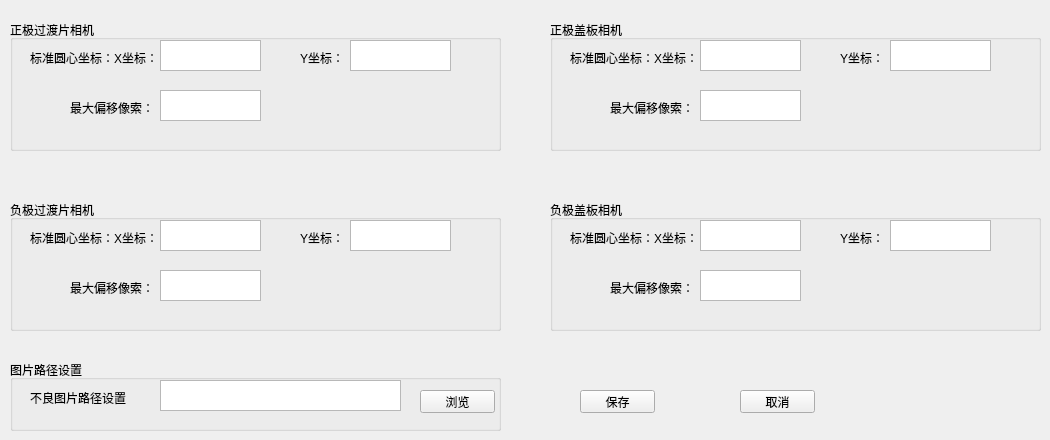
    <widget class="QWidget" name="tVisonPara">
     <attribute name="title">
      <string>检测设定</string>
     </attribute>
     <widget class="QGroupBox" name="groupBox_3">
      <property name="geometry">
       <rect>
        <x>10</x>
        <y>20</y>
        <width>491</width>
        <height>131</height>
       </rect>
      </property>
      <property name="title">
       <string>正极过渡片相机</string>
      </property>
      <widget class="QLabel" name="label_4">
       <property name="geometry">
        <rect>
         <x>20</x>
         <y>30</y>
         <width>131</width>
         <height>16</height>
        </rect>
       </property>
       <property name="text">
        <string>标准圆心坐标：X坐标：</string>
       </property>
      </widget>
      <widget class="QTextEdit" name="textEdit">
       <property name="geometry">
        <rect>
         <x>150</x>
         <y>20</y>
         <width>101</width>
         <height>31</height>
        </rect>
       </property>
      </widget>
      <widget class="QLabel" name="label_5">
       <property name="geometry">
        <rect>
         <x>290</x>
         <y>30</y>
         <width>51</width>
         <height>16</height>
        </rect>
       </property>
       <property name="text">
        <string>Y坐标：</string>
       </property>
      </widget>
      <widget class="QTextEdit" name="textEdit_2">
       <property name="geometry">
        <rect>
         <x>340</x>
         <y>20</y>
         <width>101</width>
         <height>31</height>
        </rect>
       </property>
      </widget>
      <widget class="QLabel" name="label_6">
       <property name="geometry">
        <rect>
         <x>60</x>
         <y>80</y>
         <width>91</width>
         <height>16</height>
        </rect>
       </property>
       <property name="text">
        <string>最大偏移像索：</string>
       </property>
      </widget>
      <widget class="QTextEdit" name="textEdit_3">
       <property name="geometry">
        <rect>
         <x>150</x>
         <y>70</y>
         <width>101</width>
         <height>31</height>
        </rect>
       </property>
      </widget>
     </widget>
     <widget class="QGroupBox" name="groupBox_4">
      <property name="geometry">
       <rect>
        <x>550</x>
        <y>20</y>
        <width>491</width>
        <height>131</height>
       </rect>
      </property>
      <property name="title">
       <string>正极盖板相机</string>
      </property>
      <widget class="QLabel" name="label_13">
       <property name="geometry">
        <rect>
         <x>20</x>
         <y>30</y>
         <width>131</width>
         <height>16</height>
        </rect>
       </property>
       <property name="text">
        <string>标准圆心坐标：X坐标：</string>
       </property>
      </widget>
      <widget class="QTextEdit" name="textEdit_4">
       <property name="geometry">
        <rect>
         <x>150</x>
         <y>20</y>
         <width>101</width>
         <height>31</height>
        </rect>
       </property>
      </widget>
      <widget class="QLabel" name="label_14">
       <property name="geometry">
        <rect>
         <x>290</x>
         <y>30</y>
         <width>51</width>
         <height>16</height>
        </rect>
       </property>
       <property name="text">
        <string>Y坐标：</string>
       </property>
      </widget>
      <widget class="QTextEdit" name="textEdit_5">
       <property name="geometry">
        <rect>
         <x>340</x>
         <y>20</y>
         <width>101</width>
         <height>31</height>
        </rect>
       </property>
      </widget>
      <widget class="QLabel" name="label_15">
       <property name="geometry">
        <rect>
         <x>60</x>
         <y>80</y>
         <width>91</width>
         <height>16</height>
        </rect>
       </property>
       <property name="text">
        <string>最大偏移像索：</string>
       </property>
      </widget>
      <widget class="QTextEdit" name="textEdit_6">
       <property name="geometry">
        <rect>
         <x>150</x>
         <y>70</y>
         <width>101</width>
         <height>31</height>
        </rect>
       </property>
      </widget>
     </widget>
     <widget class="QGroupBox" name="groupBox_5">
      <property name="geometry">
       <rect>
        <x>10</x>
        <y>200</y>
        <width>491</width>
        <height>131</height>
       </rect>
      </property>
      <property name="title">
       <string>负极过渡片相机</string>
      </property>
      <widget class="QLabel" name="label_16">
       <property name="geometry">
        <rect>
         <x>20</x>
         <y>30</y>
         <width>131</width>
         <height>16</height>
        </rect>
       </property>
       <property name="text">
        <string>标准圆心坐标：X坐标：</string>
       </property>
      </widget>
      <widget class="QTextEdit" name="textEdit_7">
       <property name="geometry">
        <rect>
         <x>150</x>
         <y>20</y>
         <width>101</width>
         <height>31</height>
        </rect>
       </property>
      </widget>
      <widget class="QLabel" name="label_17">
       <property name="geometry">
        <rect>
         <x>290</x>
         <y>30</y>
         <width>51</width>
         <height>16</height>
        </rect>
       </property>
       <property name="text">
        <string>Y坐标：</string>
       </property>
      </widget>
      <widget class="QTextEdit" name="textEdit_8">
       <property name="geometry">
        <rect>
         <x>340</x>
         <y>20</y>
         <width>101</width>
         <height>31</height>
        </rect>
       </property>
      </widget>
      <widget class="QLabel" name="label_18">
       <property name="geometry">
        <rect>
         <x>60</x>
         <y>80</y>
         <width>91</width>
         <height>16</height>
        </rect>
       </property>
       <property name="text">
        <string>最大偏移像索：</string>
       </property>
      </widget>
      <widget class="QTextEdit" name="textEdit_9">
       <property name="geometry">
        <rect>
         <x>150</x>
         <y>70</y>
         <width>101</width>
         <height>31</height>
        </rect>
       </property>
      </widget>
     </widget>
     <widget class="QGroupBox" name="groupBox_6">
      <property name="geometry">
       <rect>
        <x>550</x>
        <y>200</y>
        <width>491</width>
        <height>131</height>
       </rect>
      </property>
      <property name="title">
       <string>负极盖板相机</string>
      </property>
      <widget class="QLabel" name="label_37">
       <property name="geometry">
        <rect>
         <x>20</x>
         <y>30</y>
         <width>131</width>
         <height>16</height>
        </rect>
       </property>
       <property name="text">
        <string>标准圆心坐标：X坐标：</string>
       </property>
      </widget>
      <widget class="QTextEdit" name="textEdit_10">
       <property name="geometry">
        <rect>
         <x>150</x>
         <y>20</y>
         <width>101</width>
         <height>31</height>
        </rect>
       </property>
      </widget>
      <widget class="QLabel" name="label_38">
       <property name="geometry">
        <rect>
         <x>290</x>
         <y>30</y>
         <width>51</width>
         <height>16</height>
        </rect>
       </property>
       <property name="text">
        <string>Y坐标：</string>
       </property>
      </widget>
      <widget class="QTextEdit" name="textEdit_11">
       <property name="geometry">
        <rect>
         <x>340</x>
         <y>20</y>
         <width>101</width>
         <height>31</height>
        </rect>
       </property>
      </widget>
      <widget class="QLabel" name="label_39">
       <property name="geometry">
        <rect>
         <x>60</x>
         <y>80</y>
         <width>91</width>
         <height>16</height>
        </rect>
       </property>
       <property name="text">
        <string>最大偏移像索：</string>
       </property>
      </widget>
      <widget class="QTextEdit" name="textEdit_12">
       <property name="geometry">
        <rect>
         <x>150</x>
         <y>70</y>
         <width>101</width>
         <height>31</height>
        </rect>
       </property>
      </widget>
     </widget>
     <widget class="QGroupBox" name="groupBox_7">
      <property name="geometry">
       <rect>
        <x>10</x>
        <y>360</y>
        <width>491</width>
        <height>71</height>
       </rect>
      </property>
      <property name="title">
       <string>图片路径设置</string>
      </property>
      <widget class="QLabel" name="label_40">
       <property name="geometry">
        <rect>
         <x>20</x>
         <y>30</y>
         <width>131</width>
         <height>16</height>
        </rect>
       </property>
       <property name="text">
        <string>不良图片路径设置</string>
       </property>
      </widget>
      <widget class="QTextEdit" name="textEdit_13">
       <property name="geometry">
        <rect>
         <x>150</x>
         <y>20</y>
         <width>241</width>
         <height>31</height>
        </rect>
       </property>
      </widget>
      <widget class="QPushButton" name="pushButton">
       <property name="geometry">
        <rect>
         <x>410</x>
         <y>30</y>
         <width>75</width>
         <height>23</height>
        </rect>
       </property>
       <property name="text">
        <string>浏览</string>
       </property>
      </widget>
     </widget>
     <widget class="QPushButton" name="pushButton_2">
      <property name="geometry">
       <rect>
        <x>580</x>
        <y>390</y>
        <width>75</width>
        <height>23</height>
       </rect>
      </property>
      <property name="text">
       <string>保存</string>
      </property>
     </widget>
     <widget class="QPushButton" name="pushButton_3">
      <property name="geometry">
       <rect>
        <x>740</x>
        <y>390</y>
        <width>75</width>
        <height>23</height>
       </rect>
      </property>
      <property name="text">
       <string>取消</string>
      </property>
     </widget>
    </widget>
